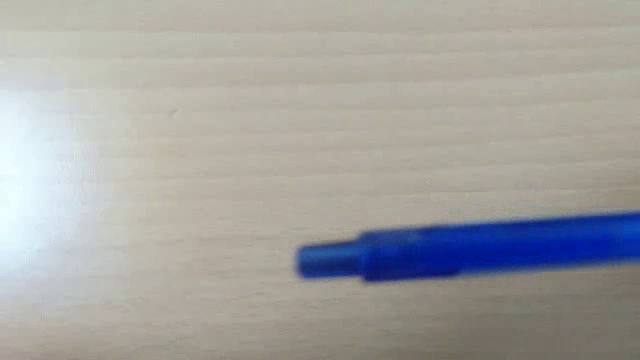
#> input picture frame 50 of h3.mp4, 640 x 360 px
$ python 'OpenCV匡列筆位置.py'
#> lines starting #> are read from the running program, lines starting #| are printed output that depends on the picture; after the words box and inside, x2 and y2 are one past the last pixel; in counts of white or black regions, pixels touching at a corner belong together
import cv2
import numpy as np

p1=cv2.VideoCapture("img/h3.mp4")

while p1.isOpened() == True:
	ret ,m1 = p1.read()
#> m1 is the input picture: shape (360, 640, 3); mean B, G, R 161.2, 163.3, 163.9
	hsv = cv2.cvtColor(m1, cv2.COLOR_BGR2HSV)
#> hsv: shape (360, 640, 3); mean H, S, V 37.1, 37.7, 174.4

	lower_blue = np.array([100,60,0])
	upper_blue = np.array([124,255,255])
	mask = cv2.inRange(hsv, lower_blue,upper_blue)
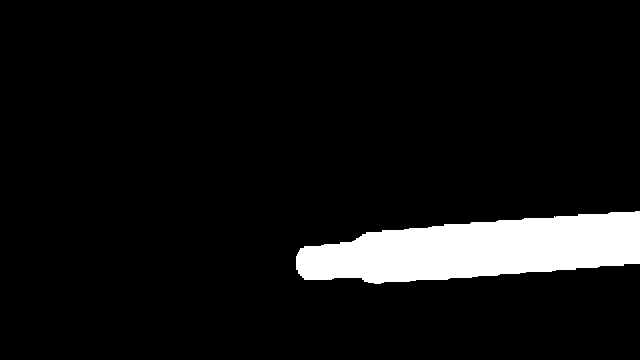
#> mask: shape (360, 640); 7.4% white; 1 white region

	a,b = cv2.findContours(mask,cv2.RETR_TREE,cv2.CHAIN_APPROX_NONE)
#> a = 1 contour; box (x1, y1, x2, y2) and area: (296, 211, 640, 284) 16707; b = [[-1, -1, -1, -1]]
	# cv2.drawContours(m1,a,-1,(0,0,255),3)

	for cnt in a:
		area = cv2.contourArea(cnt)
		print(area)
		if area > 1000:
			peri = cv2.arcLength(cnt, True)
			approx = cv2.approxPolyDP(cnt,0.02 * peri,True)
			x , y,w,h = cv2.boundingRect(approx)
			cv2.rectangle(m1,(x,y),(x+w,y+h),(0,0,255),5)


			if ret == True:
				cv2.imshow("m3",m1)
				cv2.waitKey(33)
#> this loop made 1 pass
#> (area, peri, approx, x, y, w, h) on pass 1: (16707, 799.7, [[639, 211], [300, 248], [296, 269], [639, 263]], 296, 211, 344, 59)
#| 16707.0
#> pass 1, `cv2.imshow("m3",m1)`:
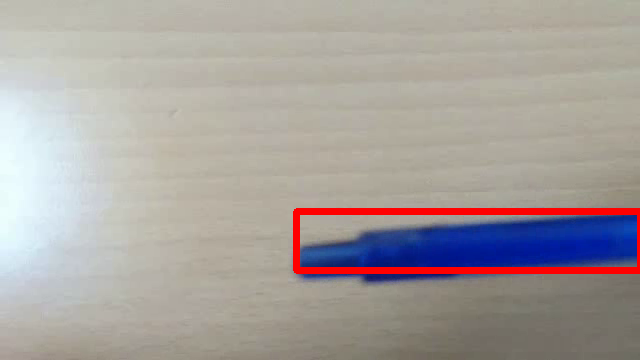
#> window 'm3': shape (360, 640, 3); mean B, G, R 158.1, 160.7, 167.4
cv2.destroyAllWindows()

$ run again, starting later in the video
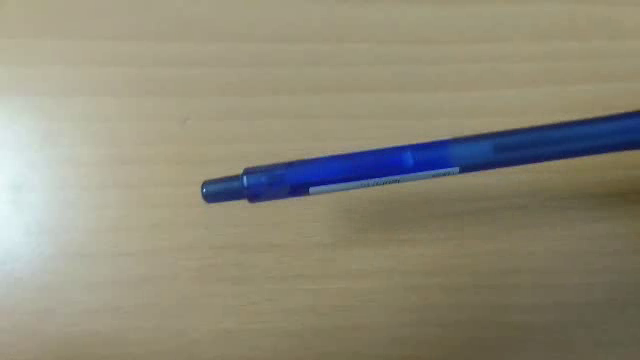
#> input picture frame 229 of h3.mp4, 640 x 360 px
#> m1 is the input picture: shape (360, 640, 3); mean B, G, R 120.1, 138.4, 142.6
#> hsv: shape (360, 640, 3); mean H, S, V 32.6, 64.5, 149.1
#> `mask = cv2.inRange(hsv, lower_blue,upper_blue)`:
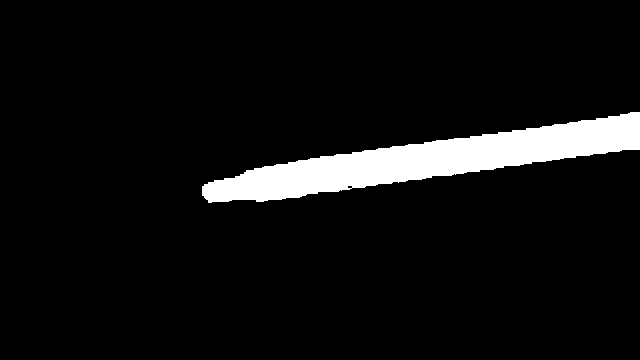
#> mask: shape (360, 640); 6.5% white; 1 white region
#> a = 2 contours, 1 with area under 20; largest, box (x1, y1, x2, y2) and area: (202, 112, 640, 203) 14514; b = [[-1, -1, 1, -1], [-1, -1, -1, 0]]
#> the loop `for cnt in a:` made 2 passes
#> (area, peri, approx, x, y, w, h) on pass 1: (14514.5, 997.8, [[639, 112], [202, 195], [639, 149]], 202, 112, 438, 84)
#> (printed output is left out)
#> pass 1, `cv2.imshow("m3",m1)`:
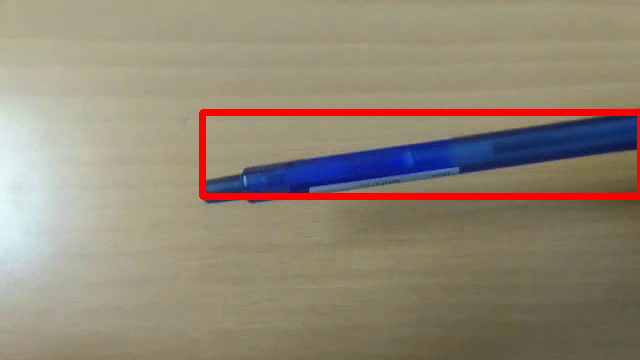
#> window 'm3': shape (360, 640, 3); mean B, G, R 117, 134.8, 146.5

$ run again, starting later in the video
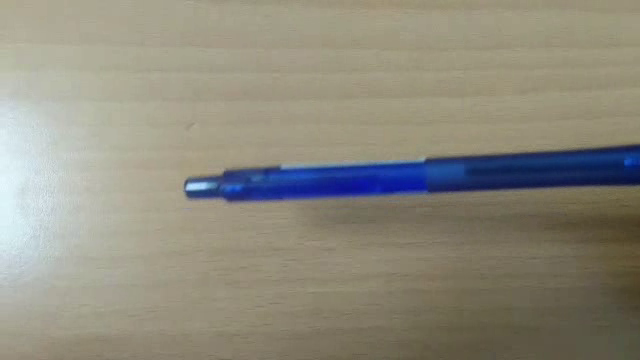
#> input picture frame 407 of h3.mp4, 640 x 360 px
#> m1 is the input picture: shape (360, 640, 3); mean B, G, R 125.6, 139.1, 142.4
#> hsv: shape (360, 640, 3); mean H, S, V 33.5, 56.2, 149.2
#> `mask = cv2.inRange(hsv, lower_blue,upper_blue)`:
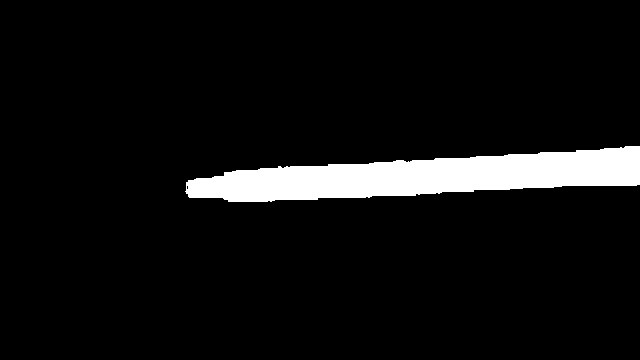
#> mask: shape (360, 640); 6.6% white; 1 white region
#> a = 2 contours, 1 with area under 20; largest, box (x1, y1, x2, y2) and area: (185, 146, 640, 202) 14611; b = [[-1, -1, 1, -1], [-1, -1, -1, 0]]
#> the loop `for cnt in a:` made 2 passes
#> (area, peri, approx, x, y, w, h) on pass 1: (14611, 997.8, [[639, 146], [185, 191], [636, 185]], 185, 146, 455, 46)
#> (printed output is left out)
#> pass 1, `cv2.imshow("m3",m1)`:
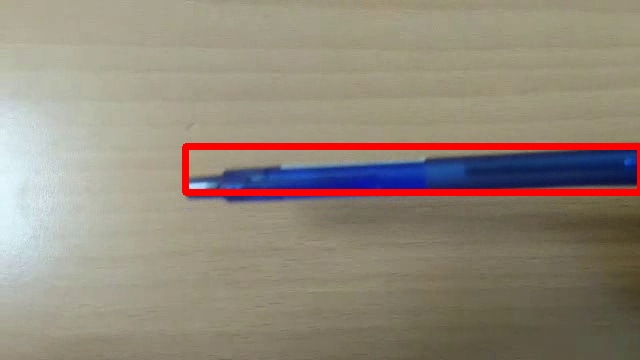
#> window 'm3': shape (360, 640, 3); mean B, G, R 122.1, 135.9, 146.7
